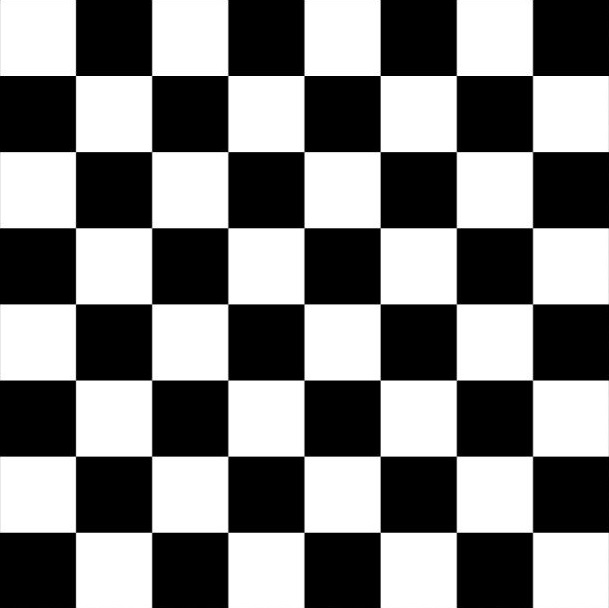
#> input picture Resources/chess.jpg, 609 x 608 px, found by its file name
$ python Line_Detection.py
#> lines starting #> are read from the running program, lines starting #| are printed output that depends on the picture; after the words box and inside, x2 and y2 are one past the last pixel; in counts of white or black regions, pixels touching at a corner belong together
import cv2 as cv
import numpy as np

def stackImages(scale,imgArray):
    rows = len(imgArray)
    cols = len(imgArray[0])
    rowsAvailable = isinstance(imgArray[0], list)
    width = imgArray[0][0].shape[1]
    height = imgArray[0][0].shape[0]
    if rowsAvailable:
        for x in range ( 0, rows):
            for y in range(0, cols):
                if imgArray[x][y].shape[:2] == imgArray[0][0].shape [:2]:
                    imgArray[x][y] = cv.resize(imgArray[x][y], (0, 0), None, scale, scale)
                else:
                    imgArray[x][y] = cv.resize(imgArray[x][y], (imgArray[0][0].shape[1], imgArray[0][0].shape[0]), None, scale, scale)
                if len(imgArray[x][y].shape) == 2: imgArray[x][y]= cv.cvtColor( imgArray[x][y], cv.COLOR_GRAY2BGR)
        imageBlank = np.zeros((height, width, 3), np.uint8)
        hor = [imageBlank]*rows
        hor_con = [imageBlank]*rows
        for x in range(0, rows):
            hor[x] = np.hstack(imgArray[x])
        ver = np.vstack(hor)
    else:
        for x in range(0, rows):
            if imgArray[x].shape[:2] == imgArray[0].shape[:2]:
                imgArray[x] = cv.resize(imgArray[x], (0, 0), None, scale, scale)
            else:
                imgArray[x] = cv.resize(imgArray[x], (imgArray[0].shape[1], imgArray[0].shape[0]), None,scale, scale)
            if len(imgArray[x].shape) == 2: imgArray[x] = cv.cvtColor(imgArray[x], cv.COLOR_GRAY2BGR)
        hor= np.hstack(imgArray)
        ver = hor
    return ver

img = cv.imread('Photos\chess.jpg')
#> img is the input picture: shape (608, 609, 3); min 0, max 255, mean 127.5
blank = np.zeros(img.shape[:2], dtype='uint8')

gray = cv.cvtColor(img, cv.COLOR_BGR2GRAY)
detected_lines = cv.Canny(gray, 125, 175)
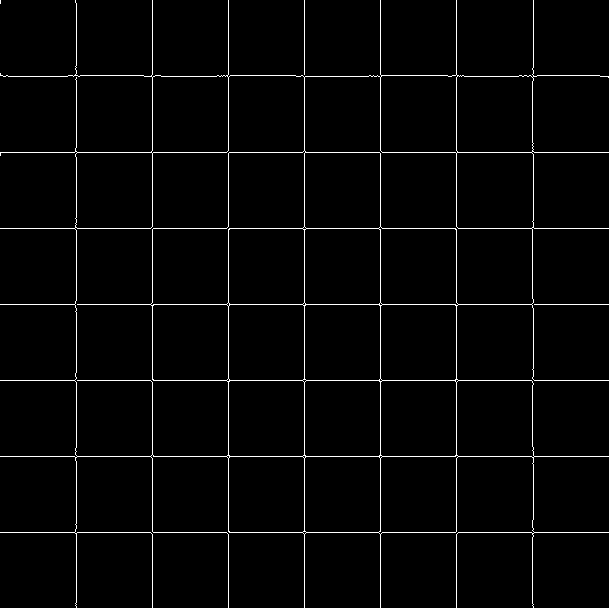
#> detected_lines: shape (608, 609); 2.3% white in thin lines or dots
lines = cv.HoughLines(detected_lines, 1, np.pi / 180, 250)
#> lines = 14 rows, first 8: [152, 1.57], [304, 1.57], [456, 1.57], [304, 0], [380, 0], [456, 0], [380, 1.57], [152, 0]

Hough_lines = img.copy()
for lines in lines:
    rho, theta = lines[0]
    a = np.cos(theta)
    b = np.sin(theta)
    x0 = a * rho
    y0 = b * rho
    x1 = int(x0 + 1000 * (-b))
    y1 = int(y0 + 1000 * (a))
    x2 = int(x0 - 1000 * (-b))
    y2 = int(y0 - 1000 * (a))
    cv.line(Hough_lines, (x1, y1), (x2, y2), (0, 255, 0))
#> this loop made 14 passes
#> (rho, theta, a, b, x0, y0, x1, y1) on passes 1 to 12: (152, 1.57, -4.37e-08, 1, -6.64e-06, 152, -1000, 151), (304, 1.57, -4.37e-08, 1, -1.33e-05, 304, -1000, 303), (456, 1.57, -4.37e-08, 1, -1.99e-05, 456, -1000, 455), (304, 0, 1, 0, 304, 0, 304, 1000), (380, 0, 1, 0, 380, 0, 380, 1000), (456, 0, 1, 0, 456, 0, 456, 1000), (380, 1.57, -4.37e-08, 1, -1.66e-05, 380, -1000, 379), (152, 0, 1, 0, 152, 0, 152, 1000), (228, 0, 1, 0, 228, 0, 228, 1000), (228, 1.57, -4.37e-08, 1, -9.97e-06, 228, -1000, 227), (532, 1.57, -4.37e-08, 1, -2.33e-05, 532, -1000, 531), (76, 0, 1, 0, 76, 0, 76, 1000)
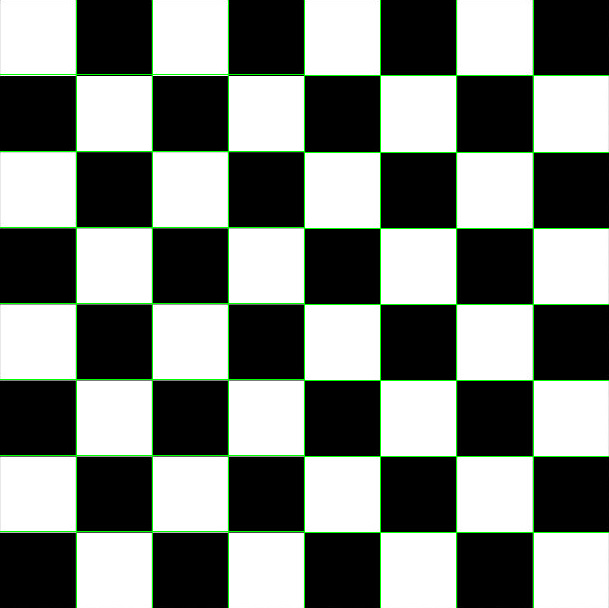
#> Hough_lines: shape (608, 609, 3); 2.29% of pixels changed, all inside (x1, y1, x2, y2) = (0, 0, 609, 608)

imgstck = stackImages(0.5, ([img, detected_lines]))
#> in stackImages, `rows = len(imgArray)`: rows = 2
#> in stackImages, `cols = len(imgArray[0])`: cols = 608
#> in stackImages, `rowsAvailable = isinstance(imgArray[0], list)`: rowsAvailable = False
#> after the loop in stackImages, `for x in range(0, rows):`: imgArray = 2 items
#> in stackImages, `hor= np.hstack(imgArray)`:
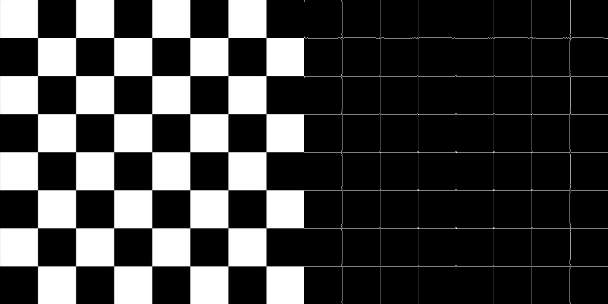
#> hor: shape (304, 608, 3); min 0, max 255, mean 65.9
cv.imshow('All', imgstck)
cv.waitKey(0)
